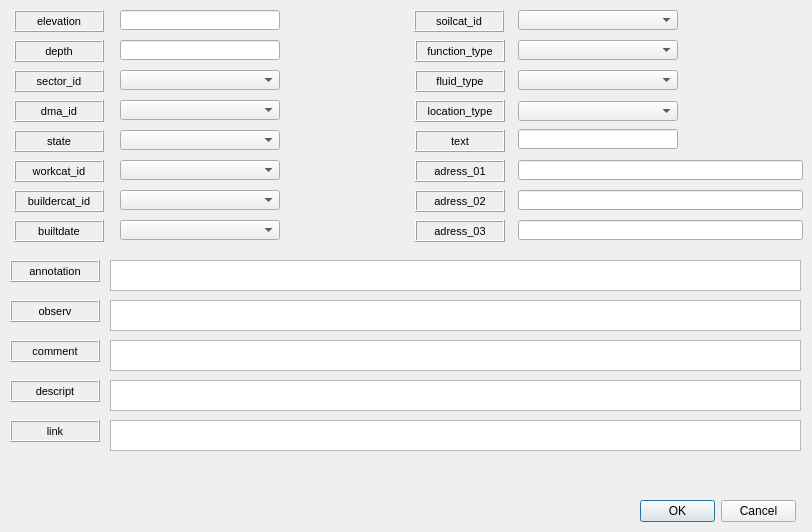
   <widget class="QWidget" name="tab_5">
    <attribute name="title">
     <string>Feature</string>
    </attribute>
    <widget class="QComboBox" name="comboBox_14">
     <property name="geometry">
      <rect>
       <x>518</x>
       <y>101</y>
       <width>160</width>
       <height>20</height>
      </rect>
     </property>
    </widget>
    <widget class="QLabel" name="label_14">
     <property name="geometry">
      <rect>
       <x>14</x>
       <y>100</y>
       <width>90</width>
       <height>22</height>
      </rect>
     </property>
     <property name="font">
      <font>
       <pointsize>8</pointsize>
      </font>
     </property>
     <property name="frameShape">
      <enum>QFrame::Box</enum>
     </property>
     <property name="frameShadow">
      <enum>QFrame::Raised</enum>
     </property>
     <property name="text">
      <string>dma_id</string>
     </property>
     <property name="textFormat">
      <enum>Qt::AutoText</enum>
     </property>
     <property name="scaledContents">
      <bool>false</bool>
     </property>
     <property name="alignment">
      <set>Qt::AlignCenter</set>
     </property>
     <property name="margin">
      <number>3</number>
     </property>
    </widget>
    <widget class="QLabel" name="label_12">
     <property name="geometry">
      <rect>
       <x>14</x>
       <y>190</y>
       <width>90</width>
       <height>22</height>
      </rect>
     </property>
     <property name="font">
      <font>
       <pointsize>8</pointsize>
      </font>
     </property>
     <property name="frameShape">
      <enum>QFrame::Box</enum>
     </property>
     <property name="frameShadow">
      <enum>QFrame::Raised</enum>
     </property>
     <property name="text">
      <string>buildercat_id</string>
     </property>
     <property name="textFormat">
      <enum>Qt::AutoText</enum>
     </property>
     <property name="scaledContents">
      <bool>false</bool>
     </property>
     <property name="alignment">
      <set>Qt::AlignCenter</set>
     </property>
     <property name="margin">
      <number>3</number>
     </property>
    </widget>
    <widget class="QLabel" name="label_6">
     <property name="geometry">
      <rect>
       <x>14</x>
       <y>130</y>
       <width>90</width>
       <height>22</height>
      </rect>
     </property>
     <property name="font">
      <font>
       <pointsize>8</pointsize>
      </font>
     </property>
     <property name="frameShape">
      <enum>QFrame::Box</enum>
     </property>
     <property name="frameShadow">
      <enum>QFrame::Raised</enum>
     </property>
     <property name="text">
      <string>state</string>
     </property>
     <property name="textFormat">
      <enum>Qt::AutoText</enum>
     </property>
     <property name="scaledContents">
      <bool>false</bool>
     </property>
     <property name="alignment">
      <set>Qt::AlignCenter</set>
     </property>
     <property name="margin">
      <number>3</number>
     </property>
    </widget>
    <widget class="QLabel" name="label_32">
     <property name="geometry">
      <rect>
       <x>415</x>
       <y>70</y>
       <width>90</width>
       <height>22</height>
      </rect>
     </property>
     <property name="font">
      <font>
       <pointsize>8</pointsize>
      </font>
     </property>
     <property name="frameShape">
      <enum>QFrame::Box</enum>
     </property>
     <property name="frameShadow">
      <enum>QFrame::Raised</enum>
     </property>
     <property name="midLineWidth">
      <number>0</number>
     </property>
     <property name="text">
      <string>fluid_type</string>
     </property>
     <property name="textFormat">
      <enum>Qt::AutoText</enum>
     </property>
     <property name="scaledContents">
      <bool>false</bool>
     </property>
     <property name="alignment">
      <set>Qt::AlignCenter</set>
     </property>
     <property name="margin">
      <number>3</number>
     </property>
    </widget>
    <widget class="QLabel" name="label_16">
     <property name="geometry">
      <rect>
       <x>414</x>
       <y>10</y>
       <width>90</width>
       <height>22</height>
      </rect>
     </property>
     <property name="font">
      <font>
       <pointsize>8</pointsize>
      </font>
     </property>
     <property name="frameShape">
      <enum>QFrame::Box</enum>
     </property>
     <property name="frameShadow">
      <enum>QFrame::Raised</enum>
     </property>
     <property name="text">
      <string>soilcat_id</string>
     </property>
     <property name="textFormat">
      <enum>Qt::AutoText</enum>
     </property>
     <property name="scaledContents">
      <bool>false</bool>
     </property>
     <property name="alignment">
      <set>Qt::AlignCenter</set>
     </property>
     <property name="margin">
      <number>3</number>
     </property>
    </widget>
    <widget class="QLineEdit" name="lineEdit_32">
     <property name="geometry">
      <rect>
       <x>518</x>
       <y>190</y>
       <width>285</width>
       <height>20</height>
      </rect>
     </property>
    </widget>
    <widget class="QLabel" name="label_36">
     <property name="geometry">
      <rect>
       <x>415</x>
       <y>220</y>
       <width>90</width>
       <height>22</height>
      </rect>
     </property>
     <property name="font">
      <font>
       <pointsize>8</pointsize>
      </font>
     </property>
     <property name="frameShape">
      <enum>QFrame::Box</enum>
     </property>
     <property name="frameShadow">
      <enum>QFrame::Raised</enum>
     </property>
     <property name="text">
      <string>adress_03</string>
     </property>
     <property name="textFormat">
      <enum>Qt::AutoText</enum>
     </property>
     <property name="scaledContents">
      <bool>false</bool>
     </property>
     <property name="alignment">
      <set>Qt::AlignCenter</set>
     </property>
     <property name="margin">
      <number>3</number>
     </property>
    </widget>
    <widget class="QLabel" name="label_37">
     <property name="geometry">
      <rect>
       <x>415</x>
       <y>190</y>
       <width>90</width>
       <height>22</height>
      </rect>
     </property>
     <property name="font">
      <font>
       <pointsize>8</pointsize>
      </font>
     </property>
     <property name="frameShape">
      <enum>QFrame::Box</enum>
     </property>
     <property name="frameShadow">
      <enum>QFrame::Raised</enum>
     </property>
     <property name="text">
      <string>adress_02</string>
     </property>
     <property name="textFormat">
      <enum>Qt::AutoText</enum>
     </property>
     <property name="scaledContents">
      <bool>false</bool>
     </property>
     <property name="alignment">
      <set>Qt::AlignCenter</set>
     </property>
     <property name="margin">
      <number>3</number>
     </property>
    </widget>
    <widget class="QLineEdit" name="lineEdit_33">
     <property name="geometry">
      <rect>
       <x>518</x>
       <y>160</y>
       <width>285</width>
       <height>20</height>
      </rect>
     </property>
    </widget>
    <widget class="QLabel" name="label_9">
     <property name="geometry">
      <rect>
       <x>14</x>
       <y>160</y>
       <width>90</width>
       <height>22</height>
      </rect>
     </property>
     <property name="font">
      <font>
       <pointsize>8</pointsize>
      </font>
     </property>
     <property name="frameShape">
      <enum>QFrame::Box</enum>
     </property>
     <property name="frameShadow">
      <enum>QFrame::Raised</enum>
     </property>
     <property name="text">
      <string>workcat_id</string>
     </property>
     <property name="textFormat">
      <enum>Qt::AutoText</enum>
     </property>
     <property name="scaledContents">
      <bool>false</bool>
     </property>
     <property name="alignment">
      <set>Qt::AlignCenter</set>
     </property>
     <property name="margin">
      <number>3</number>
     </property>
    </widget>
    <widget class="QLineEdit" name="lineEdit_3">
     <property name="geometry">
      <rect>
       <x>120</x>
       <y>40</y>
       <width>160</width>
       <height>20</height>
      </rect>
     </property>
    </widget>
    <widget class="QLabel" name="label_38">
     <property name="geometry">
      <rect>
       <x>415</x>
       <y>160</y>
       <width>90</width>
       <height>22</height>
      </rect>
     </property>
     <property name="font">
      <font>
       <pointsize>8</pointsize>
      </font>
     </property>
     <property name="frameShape">
      <enum>QFrame::Box</enum>
     </property>
     <property name="frameShadow">
      <enum>QFrame::Raised</enum>
     </property>
     <property name="text">
      <string>adress_01</string>
     </property>
     <property name="textFormat">
      <enum>Qt::AutoText</enum>
     </property>
     <property name="scaledContents">
      <bool>false</bool>
     </property>
     <property name="alignment">
      <set>Qt::AlignCenter</set>
     </property>
     <property name="margin">
      <number>3</number>
     </property>
    </widget>
    <widget class="QLineEdit" name="lineEdit_31">
     <property name="geometry">
      <rect>
       <x>518</x>
       <y>129</y>
       <width>160</width>
       <height>20</height>
      </rect>
     </property>
    </widget>
    <widget class="QComboBox" name="comboBox_18">
     <property name="geometry">
      <rect>
       <x>518</x>
       <y>40</y>
       <width>160</width>
       <height>20</height>
      </rect>
     </property>
    </widget>
    <widget class="QLabel" name="label_3">
     <property name="geometry">
      <rect>
       <x>14</x>
       <y>40</y>
       <width>90</width>
       <height>22</height>
      </rect>
     </property>
     <property name="font">
      <font>
       <pointsize>8</pointsize>
      </font>
     </property>
     <property name="frameShape">
      <enum>QFrame::Box</enum>
     </property>
     <property name="frameShadow">
      <enum>QFrame::Raised</enum>
     </property>
     <property name="text">
      <string>depth</string>
     </property>
     <property name="alignment">
      <set>Qt::AlignCenter</set>
     </property>
     <property name="margin">
      <number>3</number>
     </property>
    </widget>
    <widget class="QLabel" name="label_2">
     <property name="geometry">
      <rect>
       <x>14</x>
       <y>10</y>
       <width>90</width>
       <height>22</height>
      </rect>
     </property>
     <property name="font">
      <font>
       <pointsize>8</pointsize>
      </font>
     </property>
     <property name="frameShape">
      <enum>QFrame::Box</enum>
     </property>
     <property name="frameShadow">
      <enum>QFrame::Raised</enum>
     </property>
     <property name="text">
      <string>elevation</string>
     </property>
     <property name="alignment">
      <set>Qt::AlignCenter</set>
     </property>
     <property name="margin">
      <number>3</number>
     </property>
    </widget>
    <widget class="QLabel" name="label_5">
     <property name="geometry">
      <rect>
       <x>14</x>
       <y>70</y>
       <width>90</width>
       <height>22</height>
      </rect>
     </property>
     <property name="font">
      <font>
       <pointsize>8</pointsize>
      </font>
     </property>
     <property name="frameShape">
      <enum>QFrame::Box</enum>
     </property>
     <property name="frameShadow">
      <enum>QFrame::Raised</enum>
     </property>
     <property name="text">
      <string>sector_id</string>
     </property>
     <property name="textFormat">
      <enum>Qt::AutoText</enum>
     </property>
     <property name="scaledContents">
      <bool>false</bool>
     </property>
     <property name="alignment">
      <set>Qt::AlignCenter</set>
     </property>
     <property name="margin">
      <number>3</number>
     </property>
    </widget>
    <widget class="QLineEdit" name="lineEdit_2">
     <property name="geometry">
      <rect>
       <x>120</x>
       <y>10</y>
       <width>160</width>
       <height>20</height>
      </rect>
     </property>
    </widget>
    <widget class="QComboBox" name="comboBox_19">
     <property name="geometry">
      <rect>
       <x>120</x>
       <y>220</y>
       <width>160</width>
       <height>20</height>
      </rect>
     </property>
    </widget>
    <widget class="QComboBox" name="comboBox_15">
     <property name="geometry">
      <rect>
       <x>518</x>
       <y>70</y>
       <width>160</width>
       <height>20</height>
      </rect>
     </property>
    </widget>
    <widget class="QLabel" name="label_33">
     <property name="geometry">
      <rect>
       <x>415</x>
       <y>100</y>
       <width>90</width>
       <height>22</height>
      </rect>
     </property>
     <property name="font">
      <font>
       <pointsize>8</pointsize>
      </font>
     </property>
     <property name="frameShape">
      <enum>QFrame::Box</enum>
     </property>
     <property name="frameShadow">
      <enum>QFrame::Raised</enum>
     </property>
     <property name="text">
      <string>location_type</string>
     </property>
     <property name="textFormat">
      <enum>Qt::AutoText</enum>
     </property>
     <property name="scaledContents">
      <bool>false</bool>
     </property>
     <property name="alignment">
      <set>Qt::AlignCenter</set>
     </property>
     <property name="margin">
      <number>3</number>
     </property>
    </widget>
    <widget class="QComboBox" name="comboBox_17">
     <property name="geometry">
      <rect>
       <x>120</x>
       <y>190</y>
       <width>160</width>
       <height>20</height>
      </rect>
     </property>
    </widget>
    <widget class="QComboBox" name="comboBox_20">
     <property name="geometry">
      <rect>
       <x>518</x>
       <y>10</y>
       <width>160</width>
       <height>20</height>
      </rect>
     </property>
    </widget>
    <widget class="QComboBox" name="comboBox_3">
     <property name="geometry">
      <rect>
       <x>120</x>
       <y>130</y>
       <width>160</width>
       <height>20</height>
      </rect>
     </property>
    </widget>
    <widget class="QComboBox" name="comboBox_13">
     <property name="geometry">
      <rect>
       <x>120</x>
       <y>100</y>
       <width>160</width>
       <height>20</height>
      </rect>
     </property>
    </widget>
    <widget class="QLabel" name="label_34">
     <property name="geometry">
      <rect>
       <x>415</x>
       <y>130</y>
       <width>90</width>
       <height>22</height>
      </rect>
     </property>
     <property name="font">
      <font>
       <pointsize>8</pointsize>
      </font>
     </property>
     <property name="frameShape">
      <enum>QFrame::Box</enum>
     </property>
     <property name="frameShadow">
      <enum>QFrame::Raised</enum>
     </property>
     <property name="text">
      <string>text</string>
     </property>
     <property name="textFormat">
      <enum>Qt::AutoText</enum>
     </property>
     <property name="scaledContents">
      <bool>false</bool>
     </property>
     <property name="alignment">
      <set>Qt::AlignCenter</set>
     </property>
     <property name="margin">
      <number>3</number>
     </property>
    </widget>
    <widget class="QLabel" name="label_13">
     <property name="geometry">
      <rect>
       <x>14</x>
       <y>220</y>
       <width>90</width>
       <height>22</height>
      </rect>
     </property>
     <property name="font">
      <font>
       <pointsize>8</pointsize>
      </font>
     </property>
     <property name="frameShape">
      <enum>QFrame::Box</enum>
     </property>
     <property name="frameShadow">
      <enum>QFrame::Raised</enum>
     </property>
     <property name="text">
      <string>builtdate</string>
     </property>
     <property name="textFormat">
      <enum>Qt::AutoText</enum>
     </property>
     <property name="scaledContents">
      <bool>false</bool>
     </property>
     <property name="alignment">
      <set>Qt::AlignCenter</set>
     </property>
     <property name="margin">
      <number>3</number>
     </property>
    </widget>
    <widget class="QLabel" name="label_31">
     <property name="geometry">
      <rect>
       <x>415</x>
       <y>40</y>
       <width>90</width>
       <height>22</height>
      </rect>
     </property>
     <property name="font">
      <font>
       <pointsize>8</pointsize>
      </font>
     </property>
     <property name="frameShape">
      <enum>QFrame::Box</enum>
     </property>
     <property name="frameShadow">
      <enum>QFrame::Raised</enum>
     </property>
     <property name="text">
      <string>function_type</string>
     </property>
     <property name="textFormat">
      <enum>Qt::AutoText</enum>
     </property>
     <property name="scaledContents">
      <bool>false</bool>
     </property>
     <property name="alignment">
      <set>Qt::AlignCenter</set>
     </property>
     <property name="margin">
      <number>3</number>
     </property>
    </widget>
    <widget class="QComboBox" name="comboBox_2">
     <property name="geometry">
      <rect>
       <x>120</x>
       <y>70</y>
       <width>160</width>
       <height>20</height>
      </rect>
     </property>
    </widget>
    <widget class="QLineEdit" name="lineEdit_29">
     <property name="geometry">
      <rect>
       <x>518</x>
       <y>220</y>
       <width>285</width>
       <height>20</height>
      </rect>
     </property>
    </widget>
    <widget class="QDialogButtonBox" name="buttonBox">
     <property name="geometry">
      <rect>
       <x>640</x>
       <y>500</y>
       <width>156</width>
       <height>23</height>
      </rect>
     </property>
     <property name="standardButtons">
      <set>QDialogButtonBox::Cancel|QDialogButtonBox::Ok</set>
     </property>
    </widget>
    <widget class="QTextEdit" name="textEdit_3">
     <property name="geometry">
      <rect>
       <x>110</x>
       <y>340</y>
       <width>691</width>
       <height>31</height>
      </rect>
     </property>
    </widget>
    <widget class="QLabel" name="label_10">
     <property name="geometry">
      <rect>
       <x>10</x>
       <y>260</y>
       <width>90</width>
       <height>22</height>
      </rect>
     </property>
     <property name="font">
      <font>
       <pointsize>8</pointsize>
      </font>
     </property>
     <property name="frameShape">
      <enum>QFrame::Box</enum>
     </property>
     <property name="frameShadow">
      <enum>QFrame::Raised</enum>
     </property>
     <property name="text">
      <string>annotation</string>
     </property>
     <property name="textFormat">
      <enum>Qt::AutoText</enum>
     </property>
     <property name="scaledContents">
      <bool>false</bool>
     </property>
     <property name="alignment">
      <set>Qt::AlignCenter</set>
     </property>
     <property name="margin">
      <number>3</number>
     </property>
    </widget>
    <widget class="QTextEdit" name="textEdit_2">
     <property name="geometry">
      <rect>
       <x>110</x>
       <y>300</y>
       <width>691</width>
       <height>31</height>
      </rect>
     </property>
    </widget>
    <widget class="QTextEdit" name="textEdit_5">
     <property name="geometry">
      <rect>
       <x>110</x>
       <y>420</y>
       <width>691</width>
       <height>31</height>
      </rect>
     </property>
    </widget>
    <widget class="QTextEdit" name="textEdit_4">
     <property name="geometry">
      <rect>
       <x>110</x>
       <y>380</y>
       <width>691</width>
       <height>31</height>
      </rect>
     </property>
    </widget>
    <widget class="QLabel" name="label_42">
     <property name="geometry">
      <rect>
       <x>10</x>
       <y>340</y>
       <width>90</width>
       <height>22</height>
      </rect>
     </property>
     <property name="font">
      <font>
       <pointsize>8</pointsize>
      </font>
     </property>
     <property name="frameShape">
      <enum>QFrame::Box</enum>
     </property>
     <property name="frameShadow">
      <enum>QFrame::Raised</enum>
     </property>
     <property name="text">
      <string>comment</string>
     </property>
     <property name="textFormat">
      <enum>Qt::AutoText</enum>
     </property>
     <property name="scaledContents">
      <bool>false</bool>
     </property>
     <property name="alignment">
      <set>Qt::AlignCenter</set>
     </property>
     <property name="margin">
      <number>3</number>
     </property>
    </widget>
    <widget class="QLabel" name="label_43">
     <property name="geometry">
      <rect>
       <x>10</x>
       <y>420</y>
       <width>90</width>
       <height>22</height>
      </rect>
     </property>
     <property name="font">
      <font>
       <pointsize>8</pointsize>
      </font>
     </property>
     <property name="frameShape">
      <enum>QFrame::Box</enum>
     </property>
     <property name="frameShadow">
      <enum>QFrame::Raised</enum>
     </property>
     <property name="text">
      <string>link</string>
     </property>
     <property name="textFormat">
      <enum>Qt::AutoText</enum>
     </property>
     <property name="scaledContents">
      <bool>false</bool>
     </property>
     <property name="alignment">
      <set>Qt::AlignCenter</set>
     </property>
     <property name="margin">
      <number>3</number>
     </property>
    </widget>
    <widget class="QTextEdit" name="textEdit">
     <property name="geometry">
      <rect>
       <x>110</x>
       <y>260</y>
       <width>691</width>
       <height>31</height>
      </rect>
     </property>
    </widget>
    <widget class="QLabel" name="label_44">
     <property name="geometry">
      <rect>
       <x>10</x>
       <y>380</y>
       <width>90</width>
       <height>22</height>
      </rect>
     </property>
     <property name="font">
      <font>
       <pointsize>8</pointsize>
      </font>
     </property>
     <property name="frameShape">
      <enum>QFrame::Box</enum>
     </property>
     <property name="frameShadow">
      <enum>QFrame::Raised</enum>
     </property>
     <property name="text">
      <string>descript</string>
     </property>
     <property name="textFormat">
      <enum>Qt::AutoText</enum>
     </property>
     <property name="scaledContents">
      <bool>false</bool>
     </property>
     <property name="alignment">
      <set>Qt::AlignCenter</set>
     </property>
     <property name="margin">
      <number>3</number>
     </property>
    </widget>
    <widget class="QLabel" name="label_11">
     <property name="geometry">
      <rect>
       <x>10</x>
       <y>300</y>
       <width>90</width>
       <height>22</height>
      </rect>
     </property>
     <property name="font">
      <font>
       <pointsize>8</pointsize>
      </font>
     </property>
     <property name="frameShape">
      <enum>QFrame::Box</enum>
     </property>
     <property name="frameShadow">
      <enum>QFrame::Raised</enum>
     </property>
     <property name="text">
      <string>observ</string>
     </property>
     <property name="textFormat">
      <enum>Qt::AutoText</enum>
     </property>
     <property name="scaledContents">
      <bool>false</bool>
     </property>
     <property name="alignment">
      <set>Qt::AlignCenter</set>
     </property>
     <property name="margin">
      <number>3</number>
     </property>
    </widget>
    <widget class="QComboBox" name="comboBox_4">
     <property name="geometry">
      <rect>
       <x>120</x>
       <y>160</y>
       <width>160</width>
       <height>20</height>
      </rect>
     </property>
    </widget>
   </widget>
